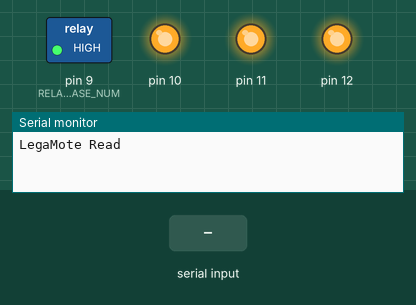
Simulated run of this sketch. Board: Arduino Uno, built with avr-gcc and run on an emulated ATmega328P. On the bench: switched loads named in the sketch (green lamp = pin HIGH), output pins drawn as LEDs (lit = HIGH), the last lines printed to the serial monitor. The inputs (shaded band) are chosen by the test bench.

Above: at 1.2 s.
1.3 s: "1\n" received over Serial
At 2.5 s:
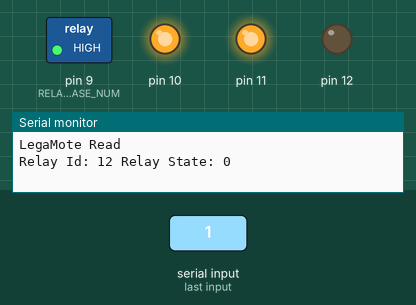
2.8 s: "0\n" received over Serial
At 3.7 s:
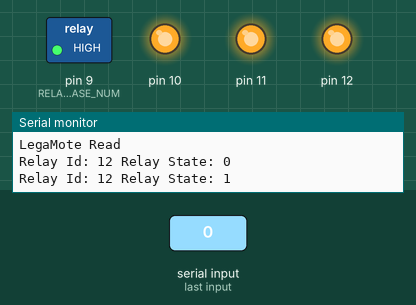
4.3 s: "2\n" received over Serial
At 4.9 s:
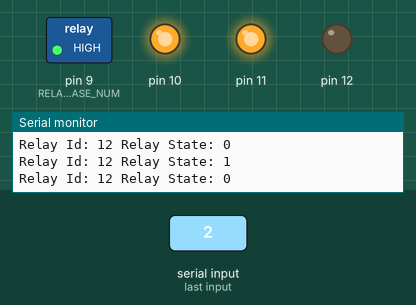
Timing chart, 0 to 7.3 s (numbered marks = the images above; inputs shaded):
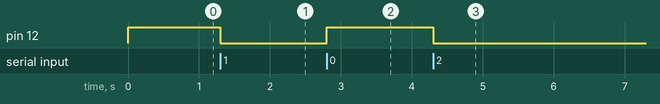

The sketch:

LegaMoteServer.ino
```cpp
/*
 * LegaMote Server - Server script for the LegaMote Android
 * application. LegaMote allows you to cotrol legacy switches
 * like your light switches on the wall via bluetooth. This
 * allows you to control other non-bluetooth items in your
 * home.
 *
 * This server receives commands through its bluetooth
 * module (Bluetooth over Serial) and toggles the state
 * of a relay in the Relay Module.
 *
 * Input Format: 2 bytes
 * Byte Position 0: Command
 * Byte Position 1: Line terminator '\n'
 *
 * Command (1 byte)
 * Bits 8-4 : Relay ID with range 0-15
 * Bits 0-3 : Relay State Range 0-1 (OFF/ON)
 *
 * Author: Frank E. Hernandez
 *
 * Hardware Needed:
 * 1 - Arduino
 * 2 - Bluetooth Module (I used HC6)
 * 3 - Relay Module ( I used a 2 Relay Module)
 * 4 - (Optional) PowerBoost 500 (From Adafruit)
 * 5 - (Optional) Lithium Ion Battery 3.7v 2000mAh (From Adafruit)
 *
 * Note: This is intended to be mainly used with its Android
 * companion app LegaMote.
 *
 * Wiring:
 *
 * Bluetooth Module:
 * BT TX to Arduino Pin 0
 * BT RX to Arduino Pin 1
 * BT Power to Arduino 3V
 * BT Ground to Arduino Ground
 *
 * Relay Module:
 * Module Power to Arduino 5v.
 * Module Ground to Arduino Ground
 * Module In 1 to Arudion RELAY_PIN_BASE_NUM
 * Module In 2 to Arduino RELAY_PIN_BASE_NUM + 1
 * Main power 110V wired to COM
 * Load (Switch) wired to NO
 */

/*
 * Starting pin for the relays.
 * For this implementation the relay pin is calculated
 * by adding the relay ID to the base pin. However,
 * you can chose any relay finding scheme you like
 * by implemeting your own getRelayPinFromId() function.
 */
int RELAY_PIN_BASE_NUM = 9;
int RELAY_PINS_MAX_COUNT = 4;


int incomingByte = 0;
int commandByte = 0;
bool commandComplete = false;
bool commandEntered = false;

int relayId;
int relayState;
int relayPin;

void setup()
{
   setupRelayPins();
   Serial.begin(9600);
   while(!Serial)
   {
      // Wait for serial port to open.
   }
   Serial.println("LegaMote Read\n");

}
void setupRelayPins()
{
    //pinMode(RELAY_PWR_PIN, OUTPUT);
    //digitalWrite(RELAY_PWR_PIN, HIGH);

    int MAX_PIN = RELAY_PIN_BASE_NUM + RELAY_PINS_MAX_COUNT;
    for(int i = RELAY_PIN_BASE_NUM;
    i < MAX_PIN; i++)
    {
        pinMode(i, OUTPUT);
        // Turn all OFF to Start.
        digitalWrite(i, HIGH);
    }

 }

void loop()
{
  // put your main code here, to run repeatedly:
  if(!commandComplete)
  {
     return;
  }

  if(!commandEntered)
  {
     return;
  }
  relayId = (commandByte >> 4) & 0x0F;
  relayState = commandByte & 0x0F;

  handleSwitch(relayId, relayState);

  commandByte = 0;
  commandComplete = false;
  commandEntered = false;

}

void serialEvent()
{
   retrieveCommand();
}

void retrieveCommand()
{
  while(Serial.available())
  {
     incomingByte = Serial.read();
     if(incomingByte != (int)'\n'
         && incomingByte != (int)'\r')
     {
        commandByte = incomingByte;
        commandEntered = true;
     }
     else
     {
        //Our commands are 1 byte long followed
        // by the end of line \n character.
        // so once we read the end of line we stop.
        commandComplete = true;
        break;
     }
  }

}

void handleSwitch(int relayId, int relayState)
{
    relayPin = getRelayPinFromId(relayId);

    // Since I'll be connecting this to the
    // Normally Open (NO) side of the relay,
    // a LOW turns ON, and a HIGH turns OFF.
    if(relayState > 0)
    {
       relayState = LOW;
    }
    else
    {
       relayState = HIGH;
    }
    digitalWrite(relayPin, relayState);

    Serial.println(String("Relay Id: ") + relayPin + String(" Relay State: ") + relayState);
}

int getRelayPinFromId(int relayId)
{
   return RELAY_PIN_BASE_NUM + relayId;
}
```

Measured:
- after the input at 1.3 s, pin 12: HIGH → LOW at once
- after the input at 2.8 s, pin 12: LOW → HIGH at once
- after the input at 4.3 s, pin 12: HIGH → LOW at once
